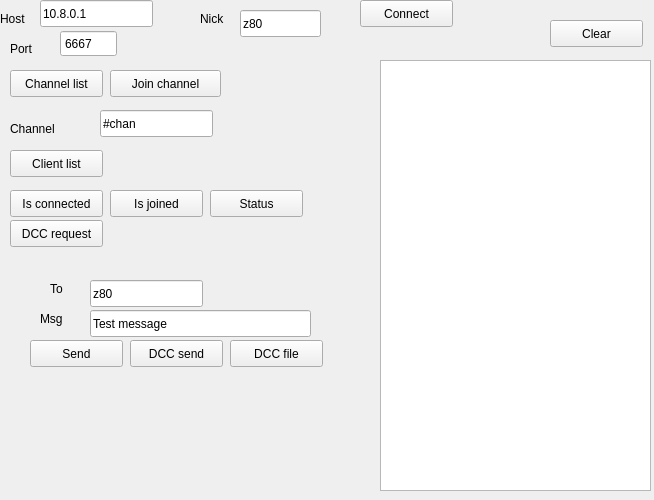
<?xml version="1.0" encoding="UTF-8"?>
<ui version="4.0">
 <class>Wgt</class>
 <widget class="QWidget" name="Wgt">
  <property name="geometry">
   <rect>
    <x>0</x>
    <y>0</y>
    <width>654</width>
    <height>500</height>
   </rect>
  </property>
  <property name="windowTitle">
   <string>Form</string>
  </property>
  <widget class="QLineEdit" name="host">
   <property name="geometry">
    <rect>
     <x>40</x>
     <y>0</y>
     <width>113</width>
     <height>27</height>
    </rect>
   </property>
   <property name="text">
    <string>10.8.0.1</string>
   </property>
  </widget>
  <widget class="QLabel" name="label">
   <property name="geometry">
    <rect>
     <x>0</x>
     <y>10</y>
     <width>41</width>
     <height>17</height>
    </rect>
   </property>
   <property name="text">
    <string>Host</string>
   </property>
  </widget>
  <widget class="QLabel" name="label_2">
   <property name="geometry">
    <rect>
     <x>10</x>
     <y>40</y>
     <width>31</width>
     <height>17</height>
    </rect>
   </property>
   <property name="text">
    <string>Port</string>
   </property>
  </widget>
  <widget class="QSpinBox" name="port">
   <property name="geometry">
    <rect>
     <x>60</x>
     <y>30</y>
     <width>57</width>
     <height>27</height>
    </rect>
   </property>
   <property name="buttonSymbols">
    <enum>QAbstractSpinBox::NoButtons</enum>
   </property>
   <property name="maximum">
    <number>65535</number>
   </property>
   <property name="value">
    <number>6667</number>
   </property>
  </widget>
  <widget class="QPushButton" name="connect">
   <property name="geometry">
    <rect>
     <x>360</x>
     <y>0</y>
     <width>93</width>
     <height>27</height>
    </rect>
   </property>
   <property name="text">
    <string>Connect</string>
   </property>
  </widget>
  <widget class="QLabel" name="label_3">
   <property name="geometry">
    <rect>
     <x>10</x>
     <y>120</y>
     <width>64</width>
     <height>17</height>
    </rect>
   </property>
   <property name="text">
    <string>Channel</string>
   </property>
  </widget>
  <widget class="QLineEdit" name="channel">
   <property name="geometry">
    <rect>
     <x>100</x>
     <y>110</y>
     <width>113</width>
     <height>27</height>
    </rect>
   </property>
   <property name="text">
    <string>#chan</string>
   </property>
  </widget>
  <widget class="QPushButton" name="join">
   <property name="geometry">
    <rect>
     <x>110</x>
     <y>70</y>
     <width>111</width>
     <height>27</height>
    </rect>
   </property>
   <property name="text">
    <string>Join channel</string>
   </property>
  </widget>
  <widget class="QPushButton" name="channelList">
   <property name="geometry">
    <rect>
     <x>10</x>
     <y>70</y>
     <width>93</width>
     <height>27</height>
    </rect>
   </property>
   <property name="text">
    <string>Channel list</string>
   </property>
  </widget>
  <widget class="QLineEdit" name="nick">
   <property name="geometry">
    <rect>
     <x>240</x>
     <y>10</y>
     <width>81</width>
     <height>27</height>
    </rect>
   </property>
   <property name="text">
    <string>z80</string>
   </property>
  </widget>
  <widget class="QLabel" name="label_4">
   <property name="geometry">
    <rect>
     <x>200</x>
     <y>10</y>
     <width>31</width>
     <height>17</height>
    </rect>
   </property>
   <property name="text">
    <string>Nick</string>
   </property>
  </widget>
  <widget class="QPlainTextEdit" name="log">
   <property name="geometry">
    <rect>
     <x>380</x>
     <y>60</y>
     <width>271</width>
     <height>431</height>
    </rect>
   </property>
  </widget>
  <widget class="QPushButton" name="clear">
   <property name="geometry">
    <rect>
     <x>550</x>
     <y>20</y>
     <width>93</width>
     <height>27</height>
    </rect>
   </property>
   <property name="text">
    <string>Clear</string>
   </property>
  </widget>
  <widget class="QPushButton" name="clientList">
   <property name="geometry">
    <rect>
     <x>10</x>
     <y>150</y>
     <width>93</width>
     <height>27</height>
    </rect>
   </property>
   <property name="text">
    <string>Client list</string>
   </property>
  </widget>
  <widget class="QPushButton" name="isConnected">
   <property name="geometry">
    <rect>
     <x>10</x>
     <y>190</y>
     <width>93</width>
     <height>27</height>
    </rect>
   </property>
   <property name="text">
    <string>Is connected</string>
   </property>
  </widget>
  <widget class="QPushButton" name="isJoined">
   <property name="geometry">
    <rect>
     <x>110</x>
     <y>190</y>
     <width>93</width>
     <height>27</height>
    </rect>
   </property>
   <property name="text">
    <string>Is joined</string>
   </property>
  </widget>
  <widget class="QPushButton" name="status">
   <property name="geometry">
    <rect>
     <x>210</x>
     <y>190</y>
     <width>93</width>
     <height>27</height>
    </rect>
   </property>
   <property name="text">
    <string>Status</string>
   </property>
  </widget>
  <widget class="QLineEdit" name="to">
   <property name="geometry">
    <rect>
     <x>90</x>
     <y>280</y>
     <width>113</width>
     <height>27</height>
    </rect>
   </property>
   <property name="text">
    <string>z80</string>
   </property>
  </widget>
  <widget class="QLabel" name="label_5">
   <property name="geometry">
    <rect>
     <x>50</x>
     <y>280</y>
     <width>31</width>
     <height>17</height>
    </rect>
   </property>
   <property name="text">
    <string>To</string>
   </property>
  </widget>
  <widget class="QLineEdit" name="msg">
   <property name="geometry">
    <rect>
     <x>90</x>
     <y>310</y>
     <width>221</width>
     <height>27</height>
    </rect>
   </property>
   <property name="text">
    <string>Test message</string>
   </property>
  </widget>
  <widget class="QLabel" name="label_6">
   <property name="geometry">
    <rect>
     <x>40</x>
     <y>310</y>
     <width>31</width>
     <height>17</height>
    </rect>
   </property>
   <property name="text">
    <string>Msg</string>
   </property>
  </widget>
  <widget class="QPushButton" name="send">
   <property name="geometry">
    <rect>
     <x>30</x>
     <y>340</y>
     <width>93</width>
     <height>27</height>
    </rect>
   </property>
   <property name="text">
    <string>Send</string>
   </property>
  </widget>
  <widget class="QPushButton" name="dccRequest">
   <property name="geometry">
    <rect>
     <x>10</x>
     <y>220</y>
     <width>93</width>
     <height>27</height>
    </rect>
   </property>
   <property name="text">
    <string>DCC request</string>
   </property>
  </widget>
  <widget class="QPushButton" name="dccSend">
   <property name="geometry">
    <rect>
     <x>130</x>
     <y>340</y>
     <width>93</width>
     <height>27</height>
    </rect>
   </property>
   <property name="text">
    <string>DCC send</string>
   </property>
  </widget>
  <widget class="QPushButton" name="dccFile">
   <property name="geometry">
    <rect>
     <x>230</x>
     <y>340</y>
     <width>93</width>
     <height>27</height>
    </rect>
   </property>
   <property name="text">
    <string>DCC file</string>
   </property>
  </widget>
 </widget>
 <resources/>
 <connections/>
</ui>
